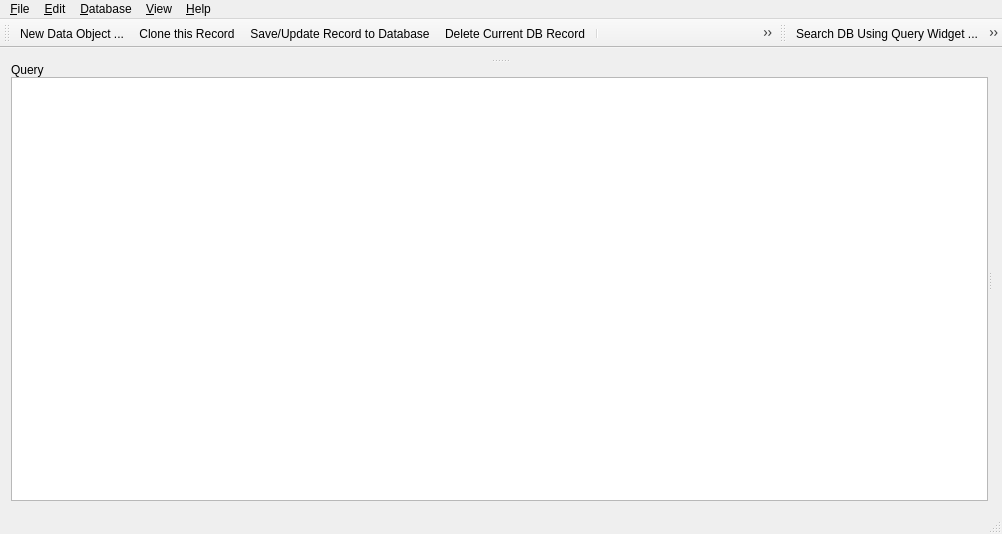
<?xml version="1.0" encoding="UTF-8"?>
<ui version="4.0">
 <class>VertexWidget</class>
 <widget class="QMainWindow" name="VertexWidget">
  <property name="geometry">
   <rect>
    <x>0</x>
    <y>0</y>
    <width>1002</width>
    <height>534</height>
   </rect>
  </property>
  <property name="windowTitle">
   <string>TMainWindow</string>
  </property>
  <widget class="QWidget" name="centralWidget">
   <layout class="QVBoxLayout" name="verticalLayout_4">
    <item>
     <widget class="QSplitter" name="mainSplitter">
      <property name="orientation">
       <enum>Qt::Orientation::Horizontal</enum>
      </property>
      <property name="handleWidth">
       <number>3</number>
      </property>
      <widget class="QWidget" name="keyWidget" native="true">
       <layout class="QVBoxLayout" name="verticalLayout_3">
        <property name="spacing">
         <number>0</number>
        </property>
        <property name="leftMargin">
         <number>0</number>
        </property>
        <property name="topMargin">
         <number>0</number>
        </property>
        <property name="rightMargin">
         <number>0</number>
        </property>
        <property name="bottomMargin">
         <number>0</number>
        </property>
        <item>
         <widget class="QSplitter" name="keySplitter">
          <property name="orientation">
           <enum>Qt::Orientation::Vertical</enum>
          </property>
          <widget class="QWidget" name="keylistWidget" native="true">
           <layout class="QHBoxLayout" name="horizontalLayout">
            <property name="spacing">
             <number>0</number>
            </property>
            <property name="leftMargin">
             <number>0</number>
            </property>
            <property name="topMargin">
             <number>0</number>
            </property>
            <property name="rightMargin">
             <number>0</number>
            </property>
            <property name="bottomMargin">
             <number>0</number>
            </property>
           </layout>
          </widget>
          <widget class="QWidget" name="queryWidget" native="true">
           <layout class="QVBoxLayout" name="verticalLayout_2">
            <property name="spacing">
             <number>0</number>
            </property>
            <property name="leftMargin">
             <number>0</number>
            </property>
            <property name="topMargin">
             <number>0</number>
            </property>
            <property name="rightMargin">
             <number>0</number>
            </property>
            <property name="bottomMargin">
             <number>0</number>
            </property>
            <item>
             <widget class="QLabel" name="label">
              <property name="text">
               <string>Query</string>
              </property>
             </widget>
            </item>
            <item>
             <widget class="QTextEdit" name="queryEdit">
              <property name="readOnly">
               <bool>true</bool>
              </property>
             </widget>
            </item>
           </layout>
          </widget>
         </widget>
        </item>
       </layout>
      </widget>
      <widget class="QWidget" name="bsonWidget" native="true">
       <layout class="QVBoxLayout" name="verticalLayout">
        <property name="spacing">
         <number>0</number>
        </property>
        <property name="leftMargin">
         <number>0</number>
        </property>
        <property name="topMargin">
         <number>0</number>
        </property>
        <property name="rightMargin">
         <number>0</number>
        </property>
        <property name="bottomMargin">
         <number>0</number>
        </property>
       </layout>
      </widget>
     </widget>
    </item>
   </layout>
  </widget>
  <widget class="QMenuBar" name="menuBar">
   <property name="geometry">
    <rect>
     <x>0</x>
     <y>0</y>
     <width>1002</width>
     <height>22</height>
    </rect>
   </property>
   <widget class="QMenu" name="menuDataBase">
    <property name="title">
     <string>&amp;Database</string>
    </property>
    <addaction name="separator"/>
    <addaction name="action_Read"/>
    <addaction name="action_Update"/>
    <addaction name="action_Delete"/>
    <addaction name="actionDeleteMultiple"/>
    <addaction name="separator"/>
    <addaction name="actionImport"/>
    <addaction name="actionUpdateFormat"/>
    <addaction name="actionExport"/>
    <addaction name="separator"/>
    <addaction name="actionSearch"/>
    <addaction name="actionSearch_Results"/>
    <addaction name="separator"/>
    <addaction name="actionBackup_Queried_Records_to_File"/>
    <addaction name="actionRestore_Multiple_Records_from_File"/>
    <addaction name="separator"/>
    <addaction name="actionBackup_Graph_to_File"/>
    <addaction name="actionRestore_Graph_from_File"/>
    <addaction name="separator"/>
   </widget>
   <widget class="QMenu" name="menu_File">
    <property name="title">
     <string>&amp;File</string>
    </property>
    <addaction name="actionNew"/>
    <addaction name="action_Clone_Structured_Data_Object"/>
    <addaction name="separator"/>
    <addaction name="actionImport_Json_File"/>
    <addaction name="actionExport_Json_File"/>
    <addaction name="separator"/>
    <addaction name="actionE_xit"/>
   </widget>
   <widget class="QMenu" name="menuHelp">
    <property name="title">
     <string>&amp;Help</string>
    </property>
    <addaction name="actionContents"/>
    <addaction name="separator"/>
    <addaction name="actionVersion"/>
    <addaction name="actionAuthors"/>
    <addaction name="actionLicense"/>
    <addaction name="separator"/>
    <addaction name="action_Help_About"/>
   </widget>
   <widget class="QMenu" name="menu_Edit">
    <property name="title">
     <string>&amp;Edit</string>
    </property>
    <addaction name="separator"/>
    <addaction name="actionAdd_one_field"/>
    <addaction name="actionReset_Data_to_Defaults"/>
    <addaction name="action_Delete_field"/>
    <addaction name="separator"/>
    <addaction name="action_Resize_array"/>
    <addaction name="action_Clone_Current"/>
    <addaction name="separator"/>
    <addaction name="actionRemove_Alternatives_Union"/>
    <addaction name="separator"/>
    <addaction name="actionCopy_Field_Path"/>
    <addaction name="actionCopy_Field"/>
    <addaction name="actionPaste_Field"/>
    <addaction name="separator"/>
    <addaction name="action_Calculator"/>
   </widget>
   <widget class="QMenu" name="menu_View">
    <property name="title">
     <string>&amp;View</string>
    </property>
    <addaction name="actionFollow_Edges"/>
    <addaction name="actionFollow_Edges_Incoming"/>
    <addaction name="separator"/>
    <addaction name="actionKeep_Data_Fields_Expanded"/>
    <addaction name="action_Show_comments"/>
    <addaction name="action_Display_enums"/>
    <addaction name="action_Edit_id"/>
   </widget>
   <addaction name="menu_File"/>
   <addaction name="menu_Edit"/>
   <addaction name="menuDataBase"/>
   <addaction name="menu_View"/>
   <addaction name="menuHelp"/>
  </widget>
  <widget class="QStatusBar" name="statusBar"/>
  <widget class="QToolBar" name="mainToolBar">
   <property name="floatable">
    <bool>false</bool>
   </property>
   <attribute name="toolBarArea">
    <enum>TopToolBarArea</enum>
   </attribute>
   <attribute name="toolBarBreak">
    <bool>false</bool>
   </attribute>
   <addaction name="actionNew"/>
   <addaction name="action_Clone_Structured_Data_Object"/>
   <addaction name="action_Update"/>
   <addaction name="action_Delete"/>
   <addaction name="separator"/>
   <addaction name="actionPrevious_Record"/>
   <addaction name="actionNext_Record"/>
   <addaction name="separator"/>
   <addaction name="actionFollow_Edges"/>
   <addaction name="actionFollow_Edges_Incoming"/>
  </widget>
  <widget class="QToolBar" name="nameToolBar">
   <property name="windowTitle">
    <string>toolBar</string>
   </property>
   <property name="movable">
    <bool>true</bool>
   </property>
   <property name="floatable">
    <bool>false</bool>
   </property>
   <attribute name="toolBarArea">
    <enum>TopToolBarArea</enum>
   </attribute>
   <attribute name="toolBarBreak">
    <bool>false</bool>
   </attribute>
   <addaction name="actionSearch"/>
   <addaction name="actionContents"/>
   <addaction name="separator"/>
  </widget>
  <action name="actionE_xit">
   <property name="text">
    <string>C&amp;lose Widget</string>
   </property>
  </action>
  <action name="actionNew">
   <property name="icon">
    <iconset resource="../jsonui.qrc">
     <normaloff>:/menu/Icons/NewCreateRecordIcon24.png</normaloff>:/menu/Icons/NewCreateRecordIcon24.png</iconset>
   </property>
   <property name="text">
    <string>&amp;New/Reset Record ...</string>
   </property>
   <property name="iconText">
    <string>New Data Object ...</string>
   </property>
   <property name="toolTip">
    <string>New/Reset Structured  Data Object ...</string>
   </property>
  </action>
  <action name="action_Read">
   <property name="icon">
    <iconset resource="../jsonui.qrc">
     <normaloff>:/menu/Icons/load_db.png</normaloff>:/menu/Icons/load_db.png</iconset>
   </property>
   <property name="text">
    <string>&amp;Read Another Record from DB ...</string>
   </property>
   <property name="iconText">
    <string>Read Another Data Object from DB Record ...</string>
   </property>
   <property name="toolTip">
    <string>Read Another Data Object from DB Record ...</string>
   </property>
  </action>
  <action name="action_Update">
   <property name="icon">
    <iconset resource="../jsonui.qrc">
     <normaloff>:/menu/Icons/save_db.png</normaloff>:/menu/Icons/save_db.png</iconset>
   </property>
   <property name="text">
    <string>Save/&amp;Update Record to Database</string>
   </property>
   <property name="toolTip">
    <string>Create/Update DB Record for Current Data Object</string>
   </property>
  </action>
  <action name="action_Delete">
   <property name="icon">
    <iconset resource="../jsonui.qrc">
     <normaloff>:/menu/Icons/DeleteCurrentRecordIcon24.png</normaloff>:/menu/Icons/DeleteCurrentRecordIcon24.png</iconset>
   </property>
   <property name="text">
    <string>&amp;Delete Current DB Record</string>
   </property>
  </action>
  <action name="actionImport_Json_File">
   <property name="icon">
    <iconset resource="../jsonui.qrc">
     <normaloff>:/menu/Icons/ShowFilesIcon24.png</normaloff>:/menu/Icons/ShowFilesIcon24.png</iconset>
   </property>
   <property name="text">
    <string>&amp;Read Record from File...</string>
   </property>
  </action>
  <action name="actionExport_Json_File">
   <property name="icon">
    <iconset resource="../jsonui.qrc">
     <normaloff>:/menu/Icons/SaveCurrentRecordIcon24.png</normaloff>:/menu/Icons/SaveCurrentRecordIcon24.png</iconset>
   </property>
   <property name="text">
    <string>&amp;Write Record to File ...</string>
   </property>
  </action>
  <action name="action_Help_About">
   <property name="text">
    <string> Help &amp;About</string>
   </property>
   <property name="iconText">
    <string>Open Help Viewer ...</string>
   </property>
   <property name="toolTip">
    <string>Open Help Viewer ...</string>
   </property>
  </action>
  <action name="actionAuthors">
   <property name="text">
    <string>Au&amp;thors ...</string>
   </property>
  </action>
  <action name="actionLicense">
   <property name="text">
    <string>&amp;License ...</string>
   </property>
  </action>
  <action name="action_Delete_field">
   <property name="text">
    <string>&amp;Remove Selected Field</string>
   </property>
   <property name="toolTip">
    <string>Delete current line from object</string>
   </property>
  </action>
  <action name="action_Resize_array">
   <property name="text">
    <string>Resize Selected List/Map/Set ...</string>
   </property>
   <property name="toolTip">
    <string>Change current array size</string>
   </property>
   <property name="shortcut">
    <string>F4</string>
   </property>
  </action>
  <action name="action_Calculator">
   <property name="text">
    <string>Apply Calculator to Selected Fields ...</string>
   </property>
   <property name="toolTip">
    <string>Use Calculator for specified cells</string>
   </property>
   <property name="shortcut">
    <string>F5</string>
   </property>
  </action>
  <action name="actionAdd_one_field">
   <property name="text">
    <string>Add &amp;One Data Field ...</string>
   </property>
  </action>
  <action name="actionContents">
   <property name="icon">
    <iconset resource="../jsonui.qrc">
     <normaloff>:/menu/Icons/QuestionMessageIcon24.png</normaloff>:/menu/Icons/QuestionMessageIcon24.png</iconset>
   </property>
   <property name="text">
    <string>Help &amp;Contents ...</string>
   </property>
  </action>
  <action name="action_Show_comments">
   <property name="checkable">
    <bool>true</bool>
   </property>
   <property name="text">
    <string>&amp;Display Comments to Data Fields</string>
   </property>
  </action>
  <action name="action_Display_enums">
   <property name="checkable">
    <bool>true</bool>
   </property>
   <property name="text">
    <string>&amp;Show Enum Names Instead of Values</string>
   </property>
  </action>
  <action name="actionSearch">
   <property name="icon">
    <iconset resource="../jsonui.qrc">
     <normaloff>:/menu/Icons/SelectDisplayRecordIcon24.png</normaloff>:/menu/Icons/SelectDisplayRecordIcon24.png</iconset>
   </property>
   <property name="text">
    <string>Search DB Using &amp;Query Widget ...</string>
   </property>
   <property name="iconText">
    <string>Search DB Using Query Widget ...</string>
   </property>
   <property name="toolTip">
    <string>Search DB Using Query Widget ...</string>
   </property>
  </action>
  <action name="actionRemove_Alternatives_Union">
   <property name="text">
    <string>Remove Alternatives (&amp;Union)</string>
   </property>
  </action>
  <action name="actionSearch_Results">
   <property name="icon">
    <iconset resource="../jsonui.qrc">
     <normaloff>:/menu/Icons/ShowGEMResultsIcon24.png</normaloff>:/menu/Icons/ShowGEMResultsIcon24.png</iconset>
   </property>
   <property name="text">
    <string>E&amp;xplore Search Results in Table Widget ...</string>
   </property>
   <property name="iconText">
    <string>Explore Search Results in Table Widget ...</string>
   </property>
   <property name="toolTip">
    <string>Explore Search Results in Table Widget ...</string>
   </property>
   <property name="shortcut">
    <string>F3</string>
   </property>
  </action>
  <action name="actionExport">
   <property name="enabled">
    <bool>true</bool>
   </property>
   <property name="icon">
    <iconset resource="../jsonui.qrc">
     <normaloff>:/menu/Icons/Exp-foreign.png</normaloff>:/menu/Icons/Exp-foreign.png</iconset>
   </property>
   <property name="text">
    <string>&amp;Export DB Records to Foreign Format File ...</string>
   </property>
   <property name="iconText">
    <string>Export DB Records to Foreign Format File ...</string>
   </property>
   <property name="toolTip">
    <string>Export DB Records to Foreign Format File ...</string>
   </property>
  </action>
  <action name="actionImport">
   <property name="icon">
    <iconset resource="../jsonui.qrc">
     <normaloff>:/menu/Icons/Imp-foreign.png</normaloff>:/menu/Icons/Imp-foreign.png</iconset>
   </property>
   <property name="text">
    <string>&amp;Import DB Records from Foreign Format File ...</string>
   </property>
   <property name="iconText">
    <string>Import DB Records from Foreign Format File ...</string>
   </property>
   <property name="toolTip">
    <string>Import DB Records from Foreign Format File ...</string>
   </property>
  </action>
  <action name="actionDeleteMultiple">
   <property name="text">
    <string>De&amp;lete Multiple DB Records ...</string>
   </property>
   <property name="iconText">
    <string>Delete Multiple DB Records ...</string>
   </property>
   <property name="toolTip">
    <string>Delete Multiple DB Records ...</string>
   </property>
  </action>
  <action name="actionVersion">
   <property name="text">
    <string>&amp;Version ...</string>
   </property>
  </action>
  <action name="actionReset_Data_to_Defaults">
   <property name="text">
    <string>Reset Field to &amp;Defaults</string>
   </property>
  </action>
  <action name="actionAction_1">
   <property name="text">
    <string>&amp;Action 1 ...</string>
   </property>
  </action>
  <action name="actionAction_2">
   <property name="text">
    <string>Action &amp;2 ...</string>
   </property>
  </action>
  <action name="action_Edit_id">
   <property name="checkable">
    <bool>true</bool>
   </property>
   <property name="text">
    <string>&amp;Edit _id of DB (Document) Records </string>
   </property>
  </action>
  <action name="actionBackup_Queried_Records_to_File">
   <property name="text">
    <string>&amp;Backup Queried DB Records to File ...</string>
   </property>
   <property name="iconText">
    <string>Backup Queried DB Records to File ...</string>
   </property>
   <property name="toolTip">
    <string>Backup Queried DB Records to File ...</string>
   </property>
  </action>
  <action name="actionRestore_Multiple_Records_from_File">
   <property name="text">
    <string>Restore &amp;Multiple DB Records from File ...</string>
   </property>
  </action>
  <action name="actionKeep_Data_Fields_Expanded">
   <property name="checkable">
    <bool>true</bool>
   </property>
   <property name="text">
    <string>&amp;Keep Data Fields Expanded</string>
   </property>
  </action>
  <action name="actionNext_Record">
   <property name="icon">
    <iconset resource="../jsonui.qrc">
     <normaloff>:/menu/Icons/DisplayNextRecordIcon24.png</normaloff>:/menu/Icons/DisplayNextRecordIcon24.png</iconset>
   </property>
   <property name="text">
    <string>Next Data Object Record</string>
   </property>
   <property name="toolTip">
    <string>Next Data Object Record (from List)</string>
   </property>
  </action>
  <action name="actionPrevious_Record">
   <property name="icon">
    <iconset resource="../jsonui.qrc">
     <normaloff>:/menu/Icons/DisplayPrevRecordIcon24.png</normaloff>:/menu/Icons/DisplayPrevRecordIcon24.png</iconset>
   </property>
   <property name="text">
    <string>Previous Data Object Record</string>
   </property>
   <property name="toolTip">
    <string>Previous Data Object Record (from List)</string>
   </property>
  </action>
  <action name="action_Clone_Structured_Data_Object">
   <property name="icon">
    <iconset resource="../jsonui.qrc">
     <normaloff>:/menu/Icons/NewCloneRecordIcon24.png</normaloff>:/menu/Icons/NewCloneRecordIcon24.png</iconset>
   </property>
   <property name="text">
    <string>&amp;Clone this Record ...</string>
   </property>
   <property name="toolTip">
    <string>Clone this Structured Data Object</string>
   </property>
  </action>
  <action name="actionCopy_Field_Path">
   <property name="text">
    <string>Copy Field &amp;Path</string>
   </property>
  </action>
  <action name="actionCopy_Field">
   <property name="text">
    <string>Copy &amp;Field Value</string>
   </property>
  </action>
  <action name="actionPaste_Field">
   <property name="text">
    <string>Paste Field &amp;Value</string>
   </property>
  </action>
  <action name="actionFollow_Edges">
   <property name="icon">
    <iconset resource="../jsonui.qrc">
     <normaloff>:/menu/Icons/outgoing24.png</normaloff>:/menu/Icons/outgoing24.png</iconset>
   </property>
   <property name="text">
    <string>List &amp;Outgoing Links (Edges) ...</string>
   </property>
   <property name="iconText">
    <string>List Outgoing Links (Edges) ...</string>
   </property>
   <property name="toolTip">
    <string>List Outgoing Links (Edges) from this Vertex</string>
   </property>
  </action>
  <action name="actionFollow_Edges_Incoming">
   <property name="icon">
    <iconset resource="../jsonui.qrc">
     <normaloff>:/menu/Icons/Incoming24.png</normaloff>:/menu/Icons/Incoming24.png</iconset>
   </property>
   <property name="text">
    <string>List &amp;Incoming Links (Edges) ...</string>
   </property>
   <property name="iconText">
    <string>List Incoming Links (Edges) ...</string>
   </property>
   <property name="toolTip">
    <string>List Incoming Links (Edges) to this Vertex</string>
   </property>
  </action>
  <action name="actionBackup_Graph_to_File">
   <property name="text">
    <string>Backup Graph to File ...</string>
   </property>
   <property name="toolTip">
    <string>Backup all records connected to current record</string>
   </property>
  </action>
  <action name="actionRestore_Graph_from_File">
   <property name="text">
    <string>Restore Graph from File ...</string>
   </property>
  </action>
  <action name="action_Clone_Current">
   <property name="text">
    <string>&amp;Clone Selected Field</string>
   </property>
   <property name="toolTip">
    <string>Add copy of current field to end of list/map</string>
   </property>
  </action>
  <action name="actionUpdateFormat">
   <property name="text">
    <string>Update DB Records from Foreign Format File ...</string>
   </property>
   <property name="iconText">
    <string>Import DB Records from Foreign Format File ...</string>
   </property>
   <property name="toolTip">
    <string>Update DB Records from Foreign Format File ...</string>
   </property>
  </action>
 </widget>
 <layoutdefault spacing="6" margin="11"/>
 <resources>
  <include location="../jsonui.qrc"/>
 </resources>
 <connections/>
</ui>
